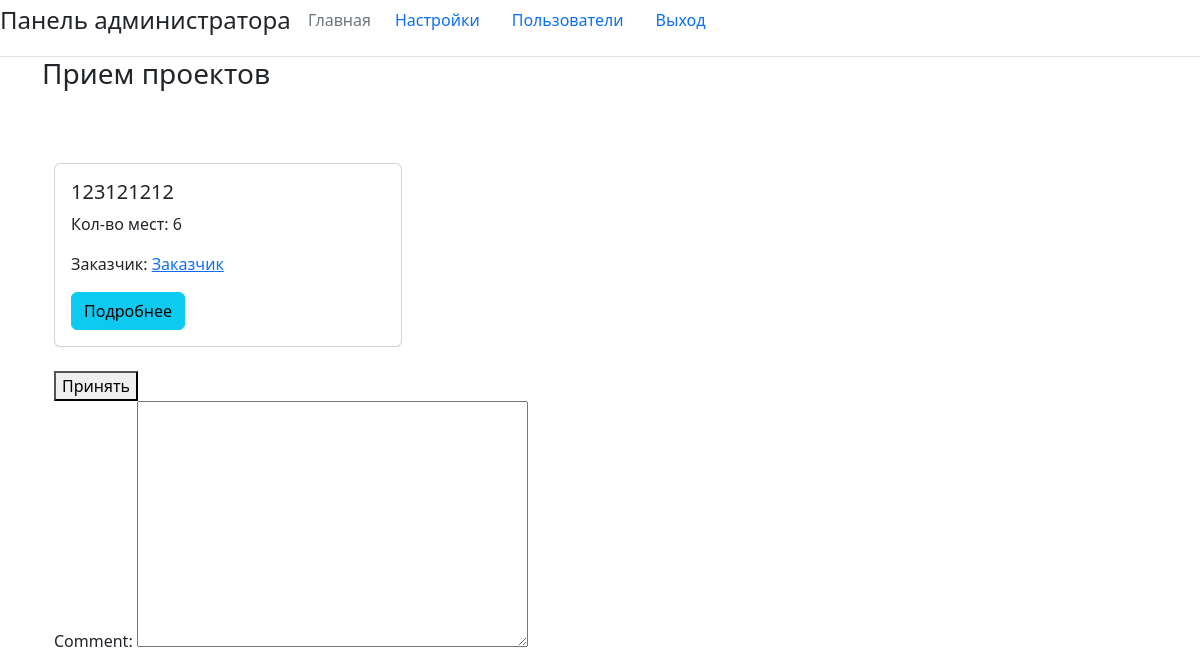
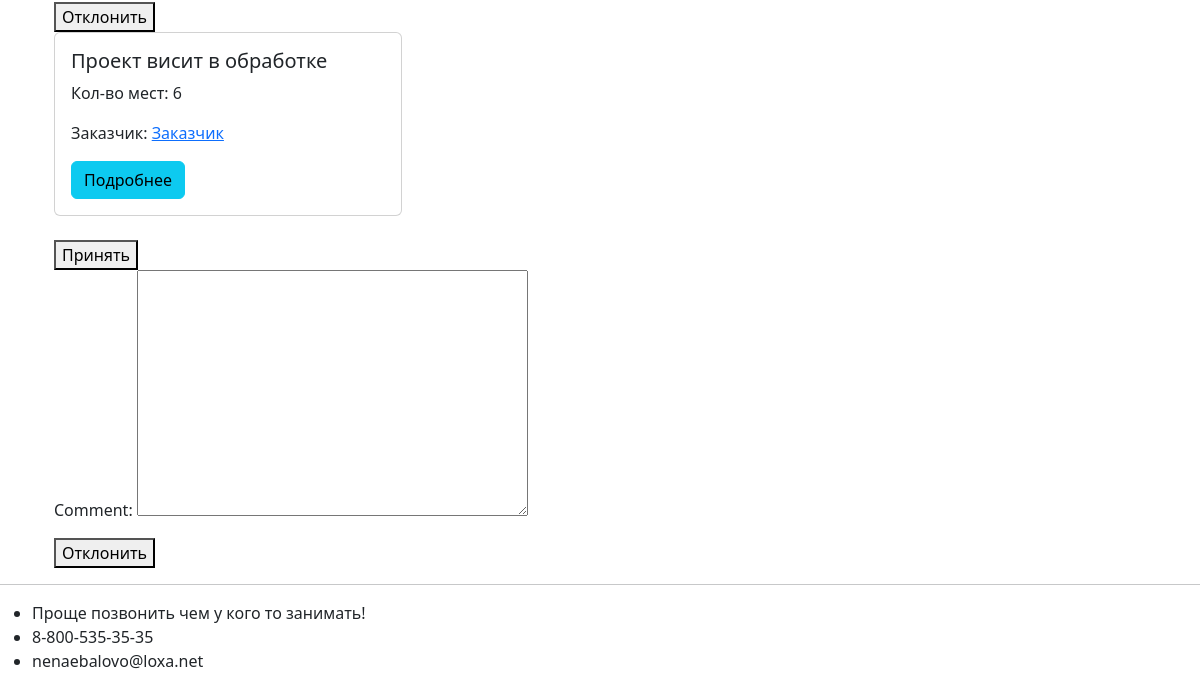
The app's page /administrator/, older data (2 pictures, top to bottom).
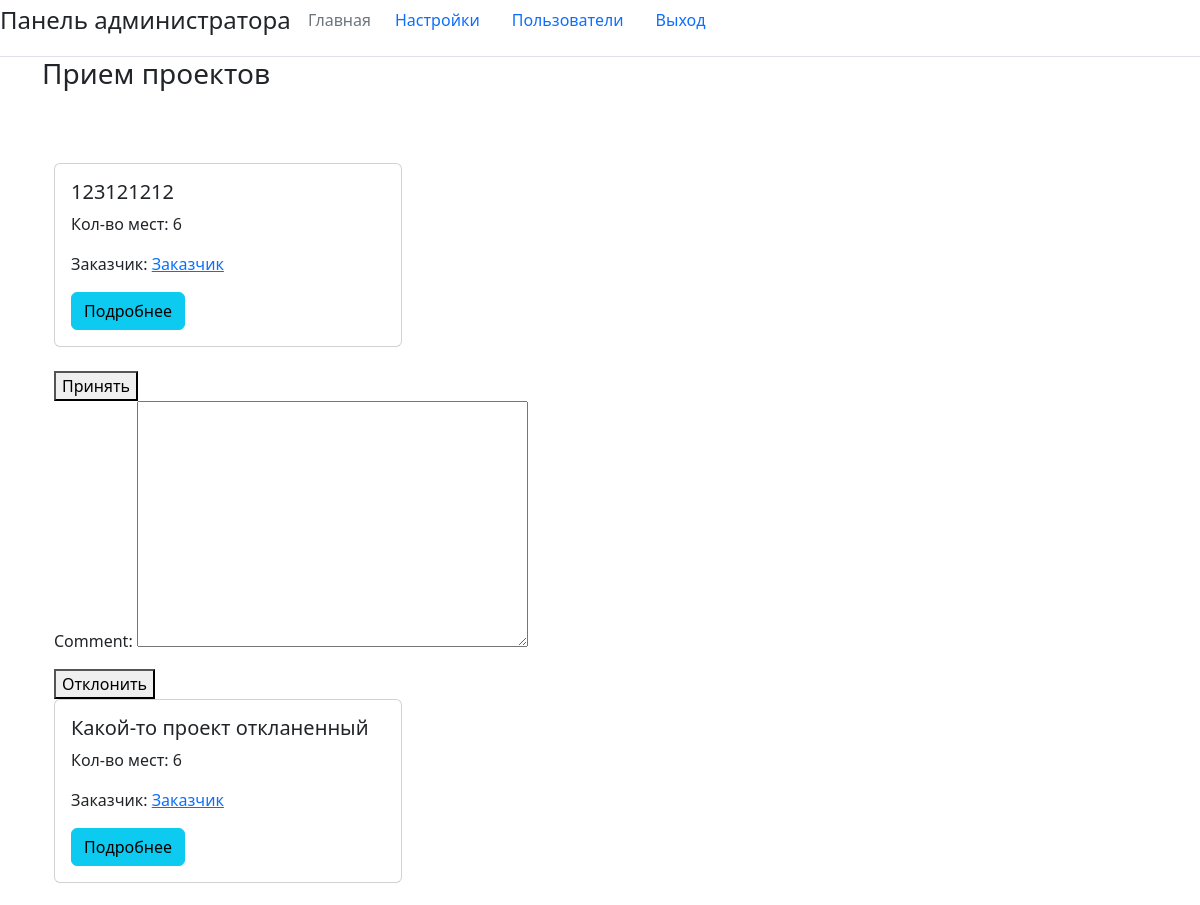
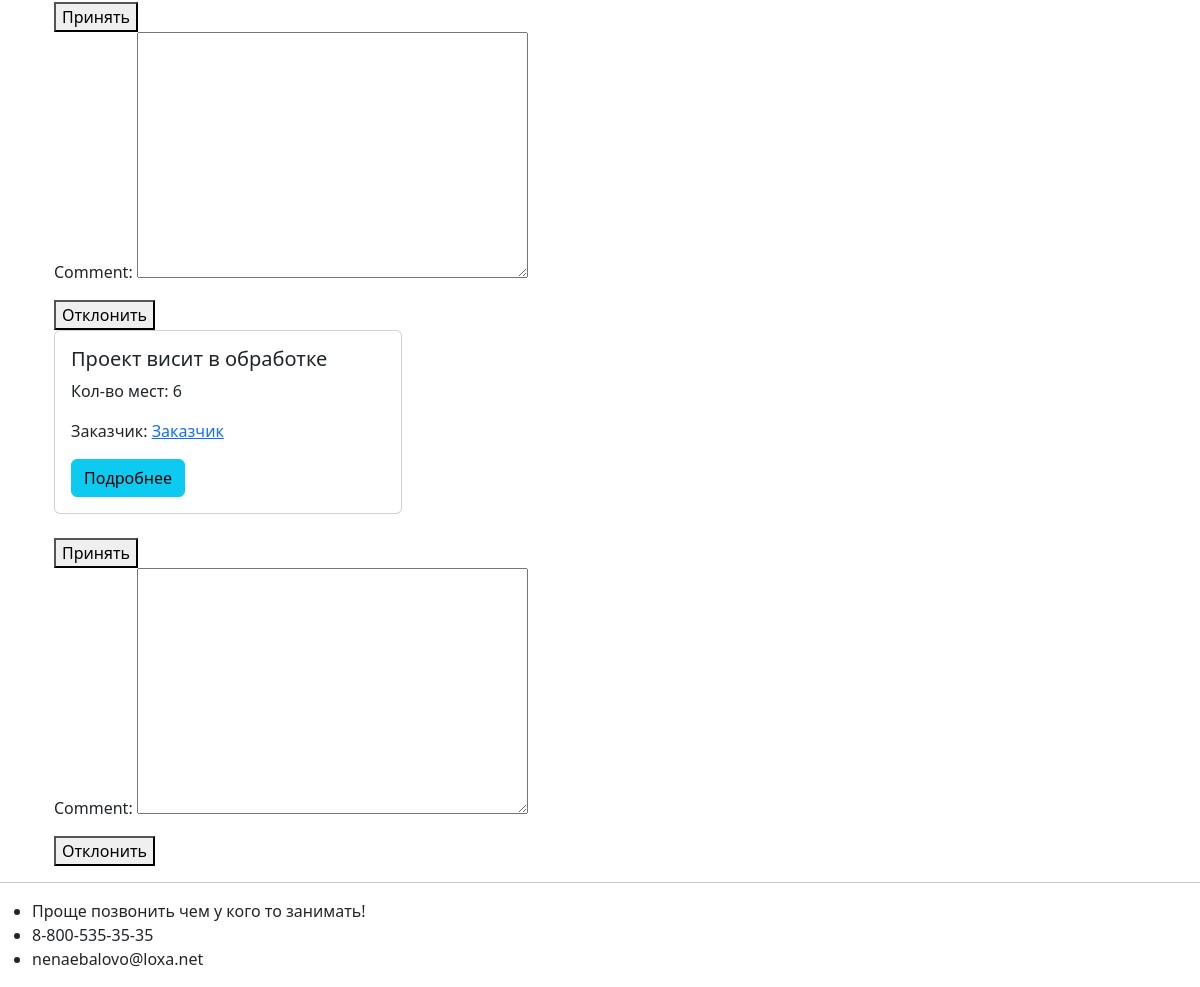
The same page, newer data (2 pictures, top to bottom).
### showcase_projects/models.py (models this page shows, shortened)
class ModelWithStatus(models.Model):
    class Meta:
        abstract = True
    STATUS_CHOICES = [
        ('accepted', 'Принят'),
        ('processing', 'В обработке'),
        ('rejected', 'Отклонен'),
    ]
    status = models.CharField(max_length=20, choices=STATUS_CHOICES, default='processing')

class Project(ModelWithStatus):
    class Meta:
        permissions = [
            ("change_status_project", "Can change status project"),
        ]
    title = models.CharField(max_length=100)
    place = models.IntegerField(default=6)
    customer = models.ForeignKey(Profile, on_delete=models.CASCADE, related_name='customer')
    lecturer = models.ForeignKey(Profile, on_delete=models.CASCADE, default=None, null=True, blank=True, related_name='lecturer')

### registration/models.py (models this page shows, shortened)
class Profile(models.Model):
    user = models.OneToOneField(
        User, on_delete=models.CASCADE,
    )

### showcase_projects/viewsAdministrator.py (the view, shortened to what this page needs)
# urls.py: path('administrator/', AdministratorProjectsAcceptanceView.as_view(), name='administrator'),
class AdministratorProjectsAcceptanceView(ListView, LoginRequiredMixin, UserPassesTestMixin):
    model = Project
    template_name = 'showcase_projects/administrator/acceptanceProjects.html'
    context_object_name = 'projects'
    def get_queryset(self):
        return Project.objects.filter(status='processing')
    def get_context_data(self, **kwargs):
        context = super().get_context_data(**kwargs)
        context['accept_form'] = AcceptProjectForm()
        context['reject_form'] = RejectProjectForm()
        return context

### showcase_projects/formsAdministrator.py
class AcceptProjectForm(forms.Form):
    pass

class RejectProjectForm(forms.Form):
    comment = forms.CharField(widget=forms.Textarea, required=False)

### showcase_projects/templates/showcase_projects/administrator/acceptanceProjects.html (shortened to what this page needs)
{% extends "showcase_projects/administrator/base.html" %}
{% block content %}
<h3>Прием проектов</h3>
<div style="min-height: 85vh; display: flex; justify-content: center; align-items: center;">
    <div class="container mt-5">
        <div class="row mt-3">
            {% if projects %}
                {% for project in projects %}
                    {% include "showcase_projects/project_card.html" %}
                    <form method="post" action="{% url 'administrator' %}">
                        <button type="submit" name="accept">Принять</button>
                    </form>
                    <form method="post" action="{% url 'administrator' %}">
                        {{ reject_form.as_p }}
                        <button type="submit" name="reject">Отклонить</button>
                    </form>
                {% endfor %}
            {% else %}
                <h2>Заявок на проекты нет</h2>
            {% endif %}
        </div>
    </div>
</div>
{% endblock content %}

### showcase_projects/templates/showcase_projects/project_card.html
<div class="col-md-4 mb-4">
    <div class="card">
        <div class="card-body">
            <h5 class="card-title">{{ project.title }}</h5>
            <p class="card-text">Кол-во мест: {{ project.place }}</p>
            <p class="card-text">Заказчик:
                <a href="{% url 'project-user' project.customer.user.username %}" class="card-text">{{ project.customer.user.username }}</a>
            </p>
            <a href="{% url 'project-detail' project.id %}" class="btn btn-info">Подробнее</a>
        </div>
    </div>
</div>

Row changes from the older to the newer data that the page shows:
now on this page (row edited): Project: title "Какой-то проект откланенный", place "6", customer.user.username "Заказчик"
